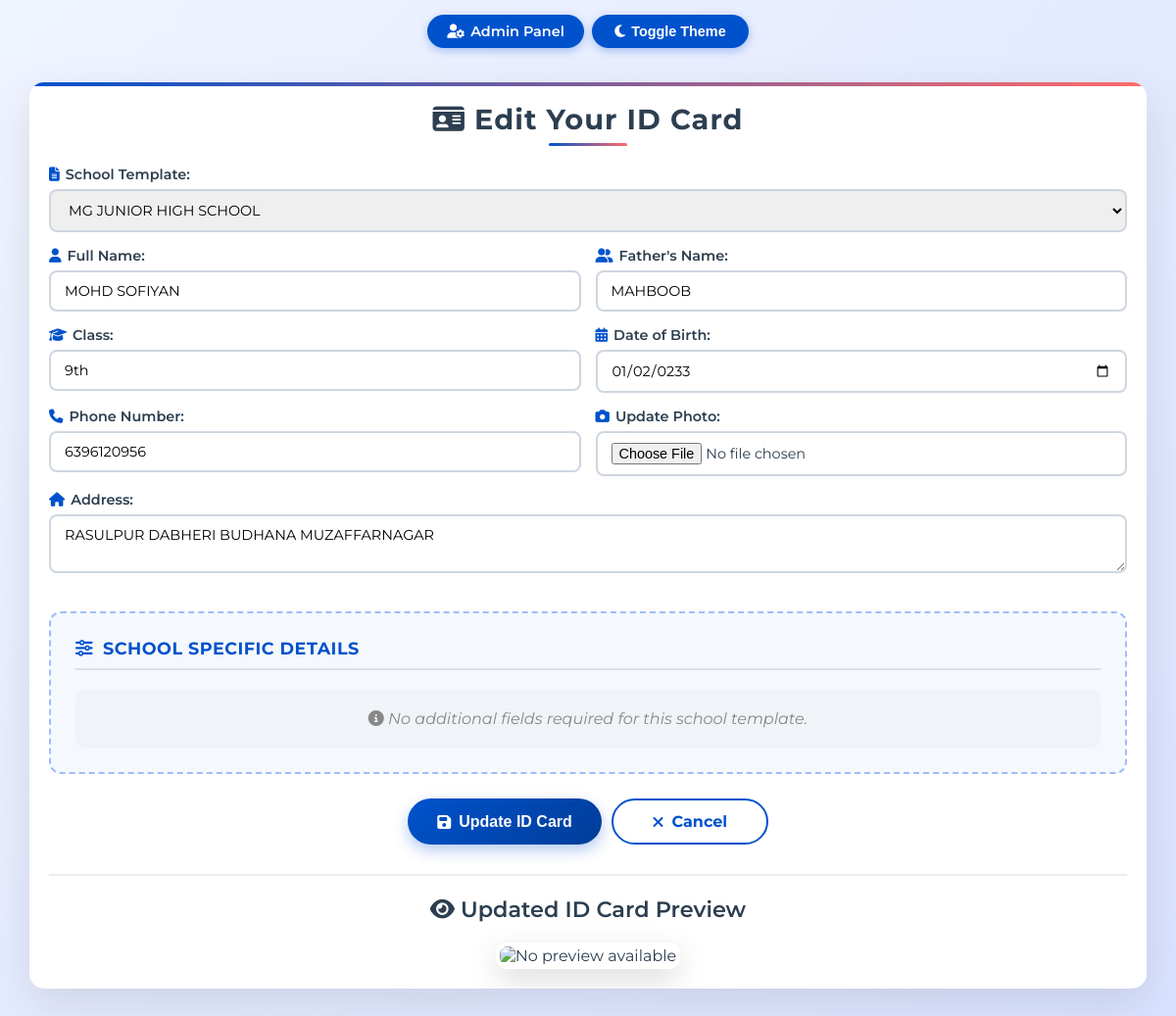
/edit/23 (signed in), run on the app's committed database.
### models.py (models this page shows)
class Student(db.Model):
    __tablename__ = 'students'
    id = Column(Integer, primary_key=True)
    name = Column(String(255), nullable=False)
    father_name = Column(String(255))
    class_name = Column(String(100))
    dob = Column(String(50))
    address = Column(Text)
    phone = Column(String(50))
    photo_filename = Column(String(255))
    generated_filename = Column(String(255)) # Points to individual card image (JPG)
    created_at = Column(DateTime, default=lambda: datetime.now(timezone.utc))
    data_hash = Column(String(255), unique=True)
    template_id = Column(Integer, ForeignKey('templates.id'))
    school_name = Column(String(255))
    email = Column(String(255), unique=False)
    password = Column(String(255))
    custom_data = Column(MutableDict.as_mutable(JSON), default=dict)
    sheet_filename = Column(String(255))
    sheet_position = Column(Integer)

class Template(db.Model):
    __tablename__ = 'templates'
    id = Column(Integer, primary_key=True)
    filename = Column(String(255), nullable=False, unique=True)
    school_name = Column(String(255), nullable=False)
    created_at = Column(DateTime, nullable=False, default=lambda: datetime.now(timezone.utc))
    font_settings = Column(MutableDict.as_mutable(JSON), default=dict)
    photo_settings = Column(MutableDict.as_mutable(JSON), default=dict)
    qr_settings = Column(MutableDict.as_mutable(JSON), default=dict)
    card_orientation = Column(String(20), default='landscape')
    deadline = Column(DateTime, nullable=True)
    language = db.Column(db.String(20), default='english')
    text_direction = db.Column(db.String(10), default='ltr')
    card_width = Column(Integer, default=1015)
    card_height = Column(Integer, default=661)
    sheet_width = Column(Integer, default=2480) # A4 @ 300 DPI
    sheet_height = Column(Integer, default=3508)
    grid_rows = Column(Integer, default=5) # Default 5 rows
    grid_cols = Column(Integer, default=2) # Default 2 cols
    layout_config = db.Column(db.Text, nullable=True)  # JSON string for layout configuration
    students = relationship('Student', backref='template_rel', lazy='dynamic')
    fields = relationship('TemplateField', backref='template', cascade='all, delete-orphan')

### app.py (the view, shortened to what this page needs)
@app.route("/edit/<int:student_id>", methods=["GET", "POST"])
def edit_student(student_id):
    generated_url = None
    download_url = None
    form_data = {}
    success = None
    error = None
    templates = get_templates()
    try:
        student = db.session.get(Student, student_id)
        if not student:
            error = f"No student found with ID {student_id}"
            logger.error(error)
            return render_template("edit.html", error=error, templates=templates, form_data=form_data,
                                 generated_url=generated_url, download_url=download_url, success=success), 404
        student_email = student.email
        session_email = session.get('student_email')
        logger.info(f"Authorization check - Student ID: {student_id}")
        logger.info(f"Database email: {student_email}")
        logger.info(f"Session email: {session_email}")
        if student and student.template_id:
            is_passed, deadline_date = check_deadline_passed(student.template_id)
            if is_passed:
                error = f"⛔ The deadline for editing this ID card passed on {deadline_date}. Updates are disabled."
                if request.method == "POST":
                    return render_template("edit.html", error=error, templates=templates, form_data=form_data), 403
                else:
                    flash(error, 'error')                    # ---
        admin_email = os.environ.get("EMAIL_FROM", "").lower()
        is_admin_user = session.get("admin") or (session_email and session_email.lower() == admin_email)
        is_owner = student_email and session_email and (student_email.lower() == session_email.lower())
        if not is_owner and not is_admin_user:
            error = f"You are not authorized to access this record."
            logger.warning(f"Authorization failed for student {student_id}")
            return render_template("edit.html", error=error, templates=templates, form_data=form_data,
                                 generated_url=generated_url, download_url=download_url, success=success), 403
        form_data = {
            'id': student.id,
            'name': student.name,
            'father_name': student.father_name,
            'class_name': student.class_name,
            'dob': student.dob,
            'address': student.address,
            'phone': student.phone,
            'photo_filename': student.photo_filename,
            'generated_filename': student.generated_filename,
            'template_id': student.template_id,
            'school_name': student.school_name,
            'custom_data': student.custom_data or {} # <--- CRITICAL: Send existing custom data to frontend
        }
        preview_filename = student.generated_filename.replace(".pdf", ".jpg") if student.generated_filename else None
        preview_path = os.path.join(GENERATED_FOLDER, preview_filename) if preview_filename else None
        if preview_path and os.path.exists(preview_path):
            generated_url = url_for('static', filename=f'generated/{preview_filename}')
        else:
            generated_url = url_for('static', filename='placeholder.jpg')
        download_url = url_for('static', filename=f'generated/{student.generated_filename}') if student.generated_filename else None
    except Exception as e:
        error = f"Error fetching student data: {str(e)}"
        logger.error(error)
        return render_template("edit.html", error=error, templates=templates, form_data=form_data,
                             generated_url=generated_url, download_url=download_url, success=success), 500
    return render_template("edit.html", generated_url=generated_url, download_url=download_url,
                          form_data=form_data, success=success, error=error, templates=templates)

### app.py (called while the page is built, shortened)
def check_deadline_passed(template_id):
    if not template_id:
        return False, None
    try:
        template = db.session.get(Template, int(template_id))
        if not template or not template.deadline:
            return False, None
    except Exception as e:
        logger.error(f"Error checking deadline: {e}")
        return False, None

@app.before_request
def require_login():
    admin_routes = ["/admin", "/upload_template", "/delete_all", "/upload_font", "/update_font",
                    "/update_photo_position", "/delete_student", "/export_csv", "/download_template",
                    "/remove_template", "/update_duplicate_settings", "/delete_pdf", "/update_template_settings",
                    "/admin_student_credentials", "/admin_add_student_credential", "/admin_update_student_credential",
                    "/admin_delete_student_credential", "/admin_reset_student_password", "/admin/student_preview",
                    "/admin/generate_preview", "/admin/download_student_pdf"]
    if request.path in admin_routes and not session.get("admin"):
        logger.warning(f"Unauthorized access attempt to {request.path}")
        return redirect(url_for("login"))

### utils.py (called while the page is built)
def get_default_font_config():
    return {
        "font_bold": "arialbd.ttf",
        "font_regular": "arial.ttf",
        "font_color": [0, 0, 0], # Legacy field for backward compatibility
        "label_font_color": [0, 0, 0], # Black for labels
        "value_font_color": [0, 0, 0], # Black for values
        "label_font_size": 40,
        "value_font_size": 36,
        "label_x": 50,
        "value_x": 280,
        "start_y": 275,
        "line_height": 50,
        "text_case": "normal"
    }

def get_default_photo_config():
    return {
        "photo_x": 725,
        "photo_y": 200,
        "photo_width": 260,
        "photo_height": 313,
        "photo_border_top_left": 0,
        "photo_border_top_right": 0,
        "photo_border_bottom_right": 0,
        "photo_border_bottom_left": 0,
        "remove_background": False,       # ← ADD THIS LINE
        "bg_remove_color": "#ffffff"      # ← ADD THIS LINE
    }

### templates/edit.html (shortened to what this page needs)
<!DOCTYPE html>
<html lang="en">
<head>
  <link rel="stylesheet" href="https://cdnjs.cloudflare.com/ajax/libs/font-awesome/6.4.0/css/all.min.css">
</head>
<body oncontextmenu="return false">
  <ul class="bg-bubbles">
  </ul>
  <div class="nav-links">
    <a href="/admin"><i class="fas fa-user-cog"></i>Admin Panel</a>
    <button class="toggle-btn" id="themeToggle"><i class="fas fa-moon"></i>Toggle Theme</button>
  </div>
  <div class="container">
    <h1 class="floating"><i class="fas fa-id-card"></i> <span id="form-title">Edit Your ID Card</span></h1>
    <form method="POST" enctype="multipart/form-data" id="idCardForm"
          action="{% if form_data and form_data['id'] %}{{ url_for('edit_student', student_id=form_data['id']) }}{% else %}#{% endif %}">
      <div class="form-group full-width">
        <label for="template_id"><i class="fas fa-file-alt"></i>School Template:</label>
        <select id="template_id" name="template_id" required>
          {% for template in templates %}
            <option value="{{ template.id }}" {% if form_data and form_data['template_id'] == template.id %}selected{% endif %}>{{ template.school_name }}</option>
          {% else %}
            <option value="" disabled>No templates available</option>
          {% endfor %}
        </select>
      </div>
      <div class="form-group">
        <label for="name"><i class="fas fa-user"></i>Full Name:</label>
        <input id="name" type="text" name="name" value="{% if form_data and form_data['name'] %}{{ form_data['name'] }}{% endif %}" required pattern="[A-Za-z\s]{2,50}" title="Name must be 2-50 characters, letters and spaces only" />
      </div>
      <div class="form-group">
        <label for="father_name"><i class="fas fa-user-friends"></i>Father's Name:</label>
        <input id="father_name" type="text" name="father_name" value="{% if form_data and form_data['father_name'] %}{{ form_data['father_name'] }}{% endif %}" required pattern="[A-Za-z\s]{2,50}" title="Father's name must be 2-50 characters, letters and spaces only" />
      </div>
      <div class="form-group">
        <label for="class_name"><i class="fas fa-graduation-cap"></i>Class:</label>
        <input id="class_name" type="text" name="class_name" value="{% if form_data and form_data['class_name'] %}{{ form_data['class_name'] }}{% endif %}" required pattern="[A-Za-z0-9\s]{1,20}" title="Class must be 1-20 characters" />
      </div>
      <div class="form-group">
        <label for="dob"><i class="fas fa-calendar-alt"></i>Date of Birth:</label>
        <input id="dob" type="date" name="dob" value="{% if form_data and form_data['dob'] %}{{ form_data['dob'] }}{% endif %}" required />
      </div>
      <div class="form-group">
        <label for="phone"><i class="fas fa-phone"></i>Phone Number:</label>
        <input id="phone" type="tel" name="phone" value="{% if form_data and form_data['phone'] %}{{ form_data['phone'] }}{% endif %}" required pattern="[0-9]{10}" title="Please enter a valid 10-digit phone number" />
      </div>
      <div class="form-group">
        <label for="photo"><i class="fas fa-camera"></i>Update Photo:</label>
        <input id="photo" type="file" name="photo" accept="image/*" />
      </div>
      <div class="form-group full-width">
        <label for="address"><i class="fas fa-home"></i>Address:</label>
        <textarea id="address" name="address" rows="2" required maxlength="200">{% if form_data and form_data['address'] %}{{ form_data['address'] }}{% endif %}</textarea>
      </div>
      <div id="dynamic-fields-container">
          <div class="section-header">
              <i class="fas fa-sliders-h"></i>
              <span>School Specific Details</span>
          </div>
          {% if templates %}
              {% for t in templates %}
              <div class="template-group"
                   id="fields-template-{{ t.id }}"
                   data-template-id="{{ t.id }}"
                   style="display: none;"> {% if t.fields %}
                      {% for field in t.fields %}
                      <div class="form-group">
                          <label class="form-label">
                              {{ field.field_label }}
                              {% if field.is_required %}<span style="color:var(--accent); margin-left:4px;">*</span>{% endif %}
                          </label>
                          {% if field.field_type == 'select' %}
                              <select name="{{ field.field_name }}" class="form-select" {% if field.is_required %}required{% endif %}>
                                  <option value="">Select {{ field.field_label }}</option>
                                  {% for option in field.field_options %}
                                      <option value="{{ option }}"
                                          {% if form_data.custom_data and form_data.custom_data.get(field.field_name) == option %}selected{% endif %}>
                                          {{ option }}
                                      </option>
                                  {% endfor %}
                              </select>
                          {% else %}
                              <input type="{{ field.field_type }}"
                                     name="{{ field.field_name }}"
                                     class="form-control"
                                     placeholder="Enter {{ field.field_label }}"
                                     value="{{ form_data.custom_data.get(field.field_name, '') if form_data.custom_data else '' }}"
                                     {% if field.is_required %}required{% endif %}>
                          {% endif %}
                      </div>
                      {% endfor %}
                  {% else %}
                      <div class="empty-message">
                          <i class="fas fa-info-circle"></i> No additional fields required for this school template.
                      </div>
                  {% endif %}
              </div>
              {% endfor %}
          {% else %}
              <div class="empty-message" style="color: var(--error-text);">
                  Error: No templates loaded.
              </div>
          {% endif %}
      </div>
      <div class="form-actions">
        <button type="submit" id="submit-btn"><i class="fas fa-save"></i> <span>Update ID Card</span></button>
        <a href="{{ url_for('index') }}" class="action-btn btn-outline">
            <i class="fas fa-times"></i> <span>Cancel</span>
        </a>
      </div>
    </form>
    {% if generated_url %}
    <div class="preview-section" id="preview-section">
      <h2><i class="fas fa-eye"></i> Updated ID Card Preview</h2>
      <img src="{{ generated_url }}" alt="Updated ID Card" id="preview-image"
           onerror="this.src='/static/placeholder.jpg'; this.alt='No preview available';" />
    </div>
    {% endif %}
  </div>
</body>
</html>

### data on the page
Student: name "MOHD SOFIYAN", father_name "MAHBOOB", class_name "9th", dob "01/02/0233", phone "6396120956", address "RASULPUR DABHERI BUDHANA MUZAFFARNAGAR"

### other printed values
form field template_id "MG JUNIOR HIGH SCHOOL"
